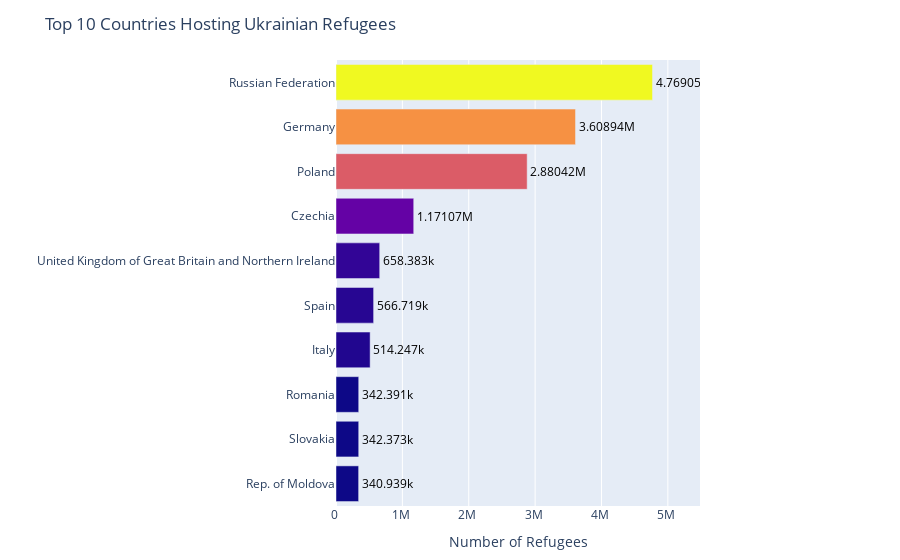

The cell this chart's notebook holds for it:
### Code cell
def plot_top_refugee_countries(data):
    """
    Creates a horizontal bar plot of top 10 countries by refugee count.
    """
    # Aggregate and sort data
    top_countries = (
        data.groupby(['asylum_country', 'asylum_country_iso'], as_index=False)
        .agg(total_refugees=('refugees', 'sum'))
        .sort_values('total_refugees', ascending=False)
        .head(10)
        .sort_values('total_refugees', ascending=True)
    )

    # Create plot with SI formatting
    fig = px.bar(
        top_countries,
        x='total_refugees',
        y='asylum_country',
        orientation='h',
        text='total_refugees',
        hover_data={'asylum_country_iso': True, 'total_refugees': ':,', 'asylum_country': False},
        color='total_refugees',
        color_continuous_scale=px.colors.sequential.Plasma,
        title='Top 10 Countries Hosting Ukrainian Refugees',
        labels={'total_refugees': 'Number of Refugees', 'asylum_country': ''}
    )

    # Customize layout
    max_refugees = top_countries['total_refugees'].max()
    fig.update_layout(
        margin={"r": 200, "t": 60, "l": 150, "b": 40},
        coloraxis_showscale=False,
        yaxis={'categoryorder': 'total ascending'},
        xaxis={
            'showgrid': True,
            'ticksuffix': ' ',
            'tickformat': '~s',
            'range': [0, max_refugees * 1.15]
        },
        hoverlabel={'bgcolor': 'white'}
    )

    # Format numbers and text
    fig.update_traces(
        texttemplate='%{text:~s}',
        textposition='outside',
        textfont_size=12,
        hovertemplate='<b>%{y}</b> (%{customdata[0]})<br>Refugees: %{x:,}<extra></extra>',
        textfont_color='black'
    )

    # Save and show
    fig.show()
    fig.write_image('img/top_10_refugee_countries.png',
                   scale=2,
                   width=1600,
                   height=800)

plot_top_refugee_countries(ua_displacement_cleaned)

### Figure 1 — Plotly figure (JSON) as saved in the notebook; plotly's stock layout.template omitted (floating-point values rounded to 4 significant figures)
{"data": [{"alignmentgroup": "True", "customdata": [["MDA"], ["SVK"], ["ROU"], ["ITA"], ["ESP"], ["GBR"], ["CZE"], ["POL"], ["DEU"], ["RUS"]], "hovertemplate": "<b>%{y}</b> (%{customdata[0]})<br>Refugees: %{x:,}<extra></extra>", "legendgroup": "", "marker": {"color": [340939, 342373, 342391, 514247, 566719, 658383, 1171067, 2880424, 3608935, 4769051], "coloraxis": "coloraxis", "pattern": {"shape": ""}}, "name": "", "offsetgroup": "", "orientation": "h", "showlegend": false, "text": [340939, 342373, 342391, 514247, 566719, 658383, 1171067, 2880424, 3608935, 4769051], "textfont": {"color": "black", "size": 12}, "textposition": "outside", "texttemplate": "%{text:~s}", "type": "bar", "x": [340939, 342373, 342391, 514247, 566719, 658383, 1171067, 2880424, 3608935, 4769051], "xaxis": "x", "y": ["Rep. of Moldova", "Slovakia", "Romania", "Italy", "Spain", "United Kingdom of Great Britain and Northern Ireland", "Czechia", "Poland", "Germany", "Russian Federation"], "yaxis": "y"}], "layout": {"barmode": "relative", "coloraxis": {"colorbar": {"title": {"text": "Number of Refugees"}}, "colorscale": [[0, "#0d0887"], [0.1111, "#46039f"], [0.2222, "#7201a8"], [0.3333, "#9c179e"], [0.4444, "#bd3786"], [0.5556, "#d8576b"], [0.6667, "#ed7953"], [0.7778, "#fb9f3a"], [0.8889, "#fdca26"], [1, "#f0f921"]], "showscale": false}, "hoverlabel": {"bgcolor": "white"}, "legend": {"tracegroupgap": 0}, "margin": {"b": 40, "l": 150, "r": 200, "t": 60}, "title": {"text": "Top 10 Countries Hosting Ukrainian Refugees"}, "xaxis": {"anchor": "y", "domain": [0, 1], "range": [0, 5484000.0], "showgrid": true, "tickformat": "~s", "ticksuffix": " ", "title": {"text": "Number of Refugees"}}, "yaxis": {"anchor": "x", "categoryorder": "total ascending", "domain": [0, 1], "title": {"text": ""}}}}
